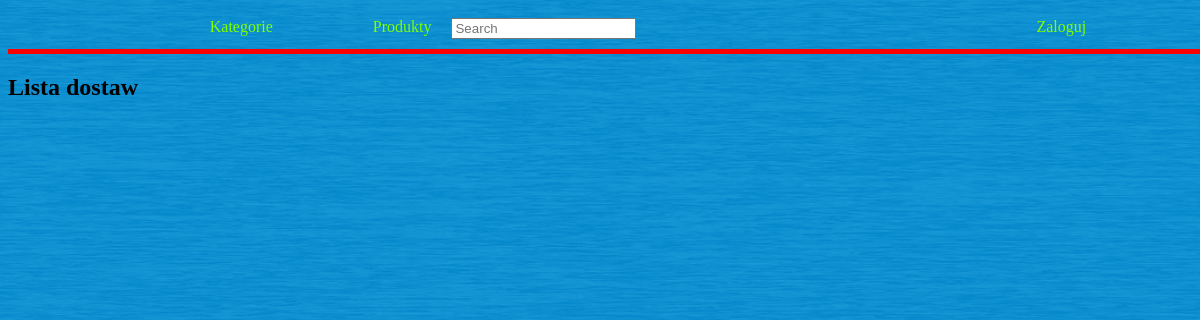
Before: /supply/ with the older database file.
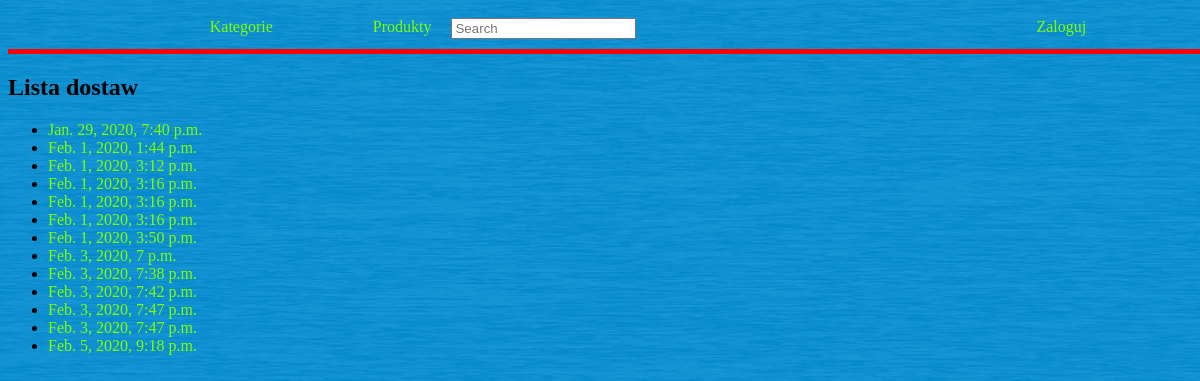
After: the same page with the newer database file.
### store/models.py (models this page shows, shortened)
class Supply(models.Model):
    supply_date=models.DateTimeField(
        default=timezone.now,
        verbose_name="DATA DOSTAWY",
        )
    products = models.ManyToManyField(
        Product,
        through='Delivery_memory',
    )
    class Meta:
         ordering = ['supply_date']

### store/views.py (the view)
# urls.py: path('supply/', views.ListDelivery.as_view(), name="list-delivery"),
class ListDelivery(ListView):
    model = Supply
    template_name = 'store/delivery.html'
    extra_context = {
        'title': "Lista dostaw",
    }
    context_object_name = 'delivery_list'

### store/templates/store/delivery.html (shortened to what this page needs)
{% extends "base.html" %}
{% block content %}
<ul>
    {% for supply in delivery_list%}
    <li><a href="{% url 'supply-details' supply.pk %}">{{ supply.supply_date }}</a></li>
    {% endfor %}
</ul>
{% endblock %}

### store/templates/base.html (shortened to what this page needs)
{% load static %}
<!DOCTYPE html>
<html lang="en">
<head>
    <link rel="stylesheet" type="text/css" href="{% static 'store/style.css' %}">
</head>
<body>
    <section id="navigation">
        <div class="container">
            {% if user.is_anonymous %}
            <nav class="menu">
                <ul>
                    <li><a href="{% url 'list-category' %}">Kategorie</a></li>
                    <li><a href="{% url 'list-products' %}">Produkty</a></li>
                    <form class="search" role="search" method="GET" action="{% url 'search' %}">
                        <input class="form-search" type="search" placeholder="Search" aria-label="Search" name="term" />
                    </form>
                    <li class="log"><a href="{% url 'login' %}">Zaloguj</a></li>
                </ul>
            </nav>
            {% endif %}
        </div>
    </section>
    <section id="header">
        <h1>{{ title }}</h1>
        {% block content %}{% endblock %}
    </section>
</body>
</html>

### store/static/store/style.css (style rules this page uses)
body { min-width: 100%; min-height: 100vh; background-image: url(background.png); background-repeat: no-repeat; background-position: center center; background-size: cover; }
#navigation { display: flex; justify-content: center; align-items: center; border-bottom: solid 5px red; }
#navigation .container .menu ul { list-style: none; padding: 10px; margin: 0; display: flex; }
#navigation .container .menu ul li { padding: 0px 20px 0 80px; }
#navigation .container .menu ul .log { padding: 0 0 0 400px; }
#navigation .container .menu ul li a { text-decoration: none; color: chartreuse; }

### store/templates/store/delivery.html (style rules this page uses)
ul li a { text-decoration: none; color: chartreuse; }

Changed rows visible on the page:
added Supply: supply_date "Jan. 29, 2020, 7:40 p.m."
added Supply: supply_date "Feb. 1, 2020, 1:44 p.m."
added Supply: supply_date "Feb. 1, 2020, 3:12 p.m."
added Supply: supply_date "Feb. 1, 2020, 3:16 p.m."
added Supply: supply_date "Feb. 1, 2020, 3:16 p.m."
added Supply: supply_date "Feb. 1, 2020, 3:16 p.m."
added Supply: supply_date "Feb. 1, 2020, 3:50 p.m."
added Supply: supply_date "Feb. 3, 2020, 7 p.m."
added Supply: supply_date "Feb. 3, 2020, 7:38 p.m."
added Supply: supply_date "Feb. 3, 2020, 7:42 p.m."
added Supply: supply_date "Feb. 3, 2020, 7:47 p.m."
added Supply: supply_date "Feb. 3, 2020, 7:47 p.m."
added Supply: supply_date "Feb. 5, 2020, 9:18 p.m."
